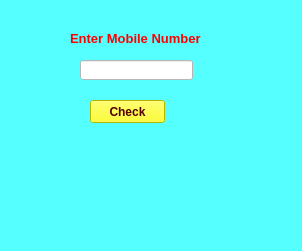
<?xml version="1.0" encoding="UTF-8"?>
<ui version="4.0">
 <class>MainWindow</class>
 <widget class="QMainWindow" name="MainWindow">
  <property name="geometry">
   <rect>
    <x>0</x>
    <y>0</y>
    <width>302</width>
    <height>251</height>
   </rect>
  </property>
  <property name="windowTitle">
   <string>MainWindow</string>
  </property>
  <property name="styleSheet">
   <string notr="true">background-color: rgb(85, 255, 255);</string>
  </property>
  <widget class="QWidget" name="centralwidget">
   <widget class="QLabel" name="label">
    <property name="geometry">
     <rect>
      <x>70</x>
      <y>30</y>
      <width>141</width>
      <height>16</height>
     </rect>
    </property>
    <property name="font">
     <font>
      <pointsize>10</pointsize>
      <weight>75</weight>
      <bold>true</bold>
     </font>
    </property>
    <property name="styleSheet">
     <string notr="true">color: rgb(255, 0, 0);</string>
    </property>
    <property name="text">
     <string>Enter Mobile Number</string>
    </property>
   </widget>
   <widget class="QLineEdit" name="lineEdit">
    <property name="geometry">
     <rect>
      <x>80</x>
      <y>60</y>
      <width>113</width>
      <height>20</height>
     </rect>
    </property>
    <property name="font">
     <font>
      <weight>75</weight>
      <bold>true</bold>
     </font>
    </property>
    <property name="styleSheet">
     <string notr="true">background-color: rgb(255, 255, 255);
color: rgb(255, 0, 0);</string>
    </property>
   </widget>
   <widget class="QPushButton" name="pushButton">
    <property name="geometry">
     <rect>
      <x>90</x>
      <y>100</y>
      <width>75</width>
      <height>23</height>
     </rect>
    </property>
    <property name="font">
     <font>
      <weight>75</weight>
      <bold>true</bold>
     </font>
    </property>
    <property name="styleSheet">
     <string notr="true">background-color: rgb(255, 255, 0);
color: rgb(85, 0, 0);</string>
    </property>
    <property name="text">
     <string>Check</string>
    </property>
   </widget>
   <widget class="QLabel" name="label_2">
    <property name="geometry">
     <rect>
      <x>60</x>
      <y>150</y>
      <width>201</width>
      <height>20</height>
     </rect>
    </property>
    <property name="font">
     <font>
      <pointsize>12</pointsize>
      <weight>75</weight>
      <bold>true</bold>
     </font>
    </property>
    <property name="text">
     <string/>
    </property>
   </widget>
  </widget>
  <widget class="QMenuBar" name="menubar">
   <property name="geometry">
    <rect>
     <x>0</x>
     <y>0</y>
     <width>302</width>
     <height>21</height>
    </rect>
   </property>
  </widget>
  <widget class="QStatusBar" name="statusbar"/>
 </widget>
 <resources/>
 <connections/>
</ui>
